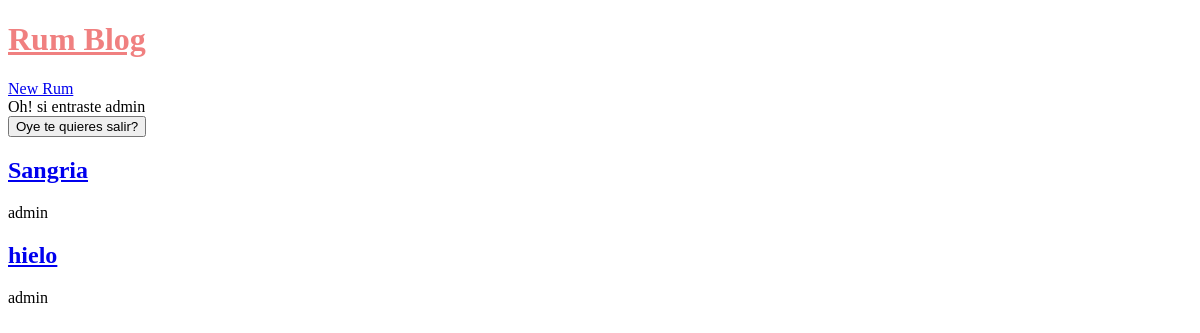
Page / (signed in) on the earlier database version.
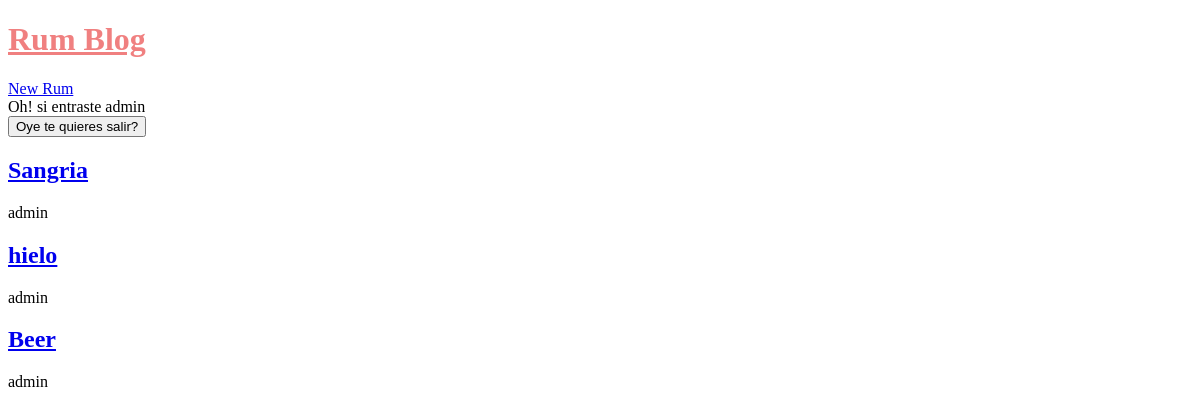
Same page on the later database version.
### blogs/models.py (models this page shows, shortened)
class Publication(models.Model):
    title = models.CharField(max_length=200)
    author = models.ForeignKey(
        "auth.User",
        on_delete=models.CASCADE,
    )
    body = models.TextField()

### blogs/views.py (the view)
# urls.py: path("", BlogListView.as_view(), name="home"),
class BlogListView(ListView):
    model = Publication
    template_name = 'home.html'

### templates/home.html (shortened to what this page needs)
{% extends "base.html" %}
{% block content %}
    {% if user.is_authenticated %}
        Oh! si entraste {{ user.username }}
        <form action="{% url 'logout' %}" method="post">
            <button type="submit">Oye te quieres salir?</button>
        </form>
    {% else %}
        <p>No estas adentro</p>
        <a href="{% url 'login' %}">Entrar</a>
        <a href="{% url 'signup' %}">Registrate dulzura</a>
    {% endif %}
    {% for publication in publication_list %}
        <h2><a href="{% url 'post_detail' publication.pk %}">{{ publication.title }}</a></h2>
        <p>{{ publication.author }}</p>
    {% endfor %}
{% endblock content %}

Differences in the rows shown:
added Publication: title "Beer", author "admin"
